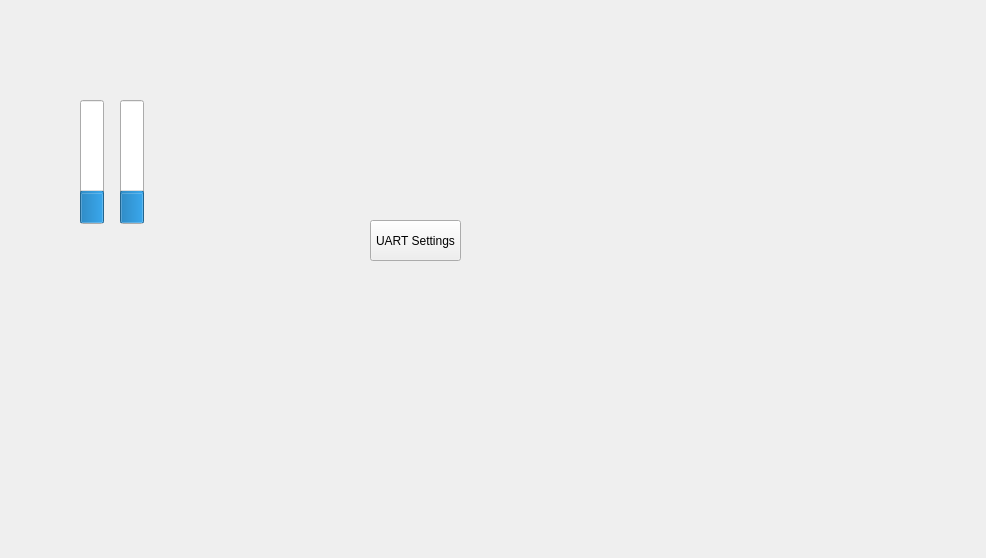
<?xml version="1.0" encoding="UTF-8"?>
<ui version="4.0">
 <class>Widget</class>
 <widget class="QWidget" name="Widget">
  <property name="geometry">
   <rect>
    <x>0</x>
    <y>0</y>
    <width>986</width>
    <height>558</height>
   </rect>
  </property>
  <property name="windowTitle">
   <string>Widget</string>
  </property>
  <widget class="QSplitter" name="splitter">
   <property name="geometry">
    <rect>
     <x>80</x>
     <y>100</y>
     <width>24</width>
     <height>124</height>
    </rect>
   </property>
   <property name="orientation">
    <enum>Qt::Horizontal</enum>
   </property>
   <widget class="QProgressBar" name="progressBar">
    <property name="enabled">
     <bool>true</bool>
    </property>
    <property name="value">
     <number>24</number>
    </property>
    <property name="orientation">
     <enum>Qt::Vertical</enum>
    </property>
   </widget>
  </widget>
  <widget class="QProgressBar" name="progressBar_5">
   <property name="enabled">
    <bool>true</bool>
   </property>
   <property name="geometry">
    <rect>
     <x>120</x>
     <y>100</y>
     <width>24</width>
     <height>124</height>
    </rect>
   </property>
   <property name="value">
    <number>24</number>
   </property>
   <property name="orientation">
    <enum>Qt::Vertical</enum>
   </property>
  </widget>
  <widget class="QPushButton" name="pushButton_6">
   <property name="geometry">
    <rect>
     <x>370</x>
     <y>220</y>
     <width>91</width>
     <height>41</height>
    </rect>
   </property>
   <property name="text">
    <string>UART Settings</string>
   </property>
  </widget>
 </widget>
 <resources/>
 <connections/>
</ui>
